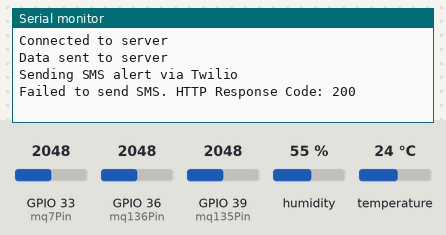
A sketch run on a simulated ESP32. Parts: the last lines printed to the serial monitor. Inputs (shaded band) come from the test bench; at power-on: humidity 55 %, GPIO 33 (mq7Pin) = 2048, GPIO 36 (mq136Pin) = 2048, GPIO 39 (mq135Pin) = 2048, temperature 24 °C. WiFi joins after 1.5 s; servers stay silent unless stated; uploads are accepted with an empty reply.

Above: at 3.2 s.
3.3 s: humidity set to 22 %
At 5.1 s:
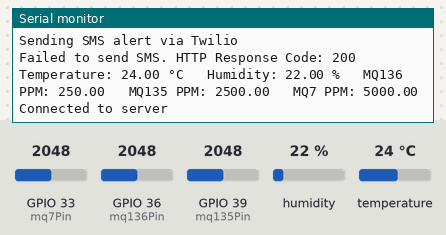
6.5 s: GPIO 33 (mq7Pin) set to 2866
At 7.04 s:
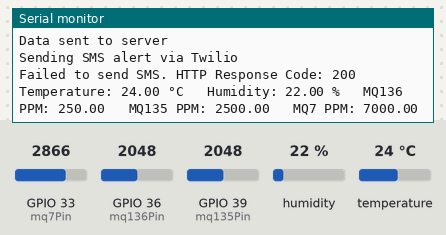
9.7 s: GPIO 36 (mq136Pin) set to 2866
At 10.17 s:
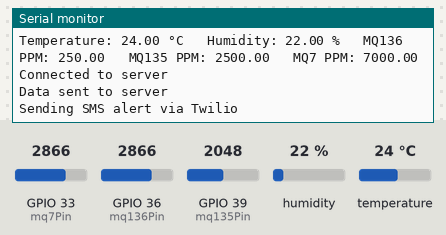
12.9 s: GPIO 39 (mq135Pin) set to 2866
At 14.8 s:
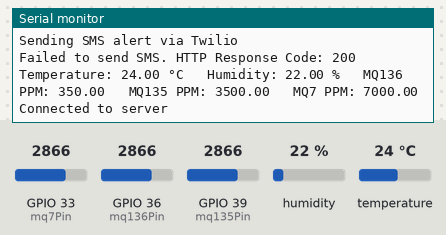
16.1 s: temperature set to 12 °C
At 17.2 s:
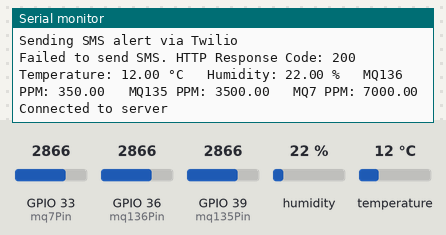
19.3 s: GPIO 33 (mq7Pin) set to 3972
At 22.1 s:
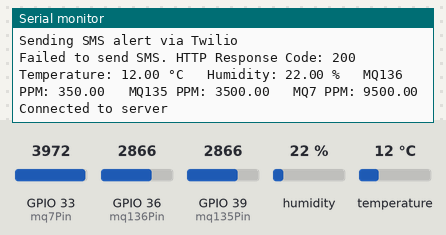

Measured:
- after the input at 3.3 s, the serial monitor: prints a new line after 1.2 s (image 1)
- after the input at 6.5 s, the serial monitor: prints a new line after 0.38 s (image 2)
- after the input at 12.9 s, the serial monitor: prints a new line after 1.3 s (image 4)
- after the input at 16.1 s, the serial monitor: prints a new line after 0.49 s (image 5)
- after the input at 19.3 s, the serial monitor: prints a new line after 2.1 s (image 6)

The sketch:

smart_industrial_belt.ino
```cpp
#include <DHT.h>
#include <WiFi.h>
#include <HTTPClient.h>

// Define the type of DHT sensor (DHT11)
#define DHTPIN 14           // Digital pin connected to the DHT sensor
#define DHTTYPE DHT11      // DHT sensor type

DHT dht(DHTPIN, DHTTYPE);

const int mq136Pin = A0; // Analog pin connected to the AOUT pin of MQ136
const int mq135Pin = A3; // Analog pin connected to the AOUT pin of MQ135
const int mq7Pin = A5;   // Analog pin connected to the AOUT pin of MQ7

// Replace with your Wi-Fi credentials
const char* ssid = "your_SSID";
const char* password = "your_PASSWORD";

// Twilio credentials
const char* account_sid = "ACba60831134cf224eef3954bdb6953fe7";
const char* auth_token = "31800f87de7bd7b336145c4d930da1d1";
const char* twilio_phone_number = "+12565883401";
const char* recipient_phone_number = "+918438596165";

// Replace with your XAMPP server IP and port
const char* server_ip = "your_server_ip";
const int server_port = 80;

WiFiClient client;

void setup() {
  Serial.begin(115200);
  dht.begin();
  pinMode(26, OUTPUT); // Initialize the DHT sensor
  connectToWiFi();
}

void loop() {
  // Read sensor data
  float temperature = dht.readTemperature();
  float humidity = dht.readHumidity();
  int mq136Value = analogRead(mq136Pin);
  float mq136Voltage = mq136Value * (5.0 / 1023.0);
  float mq136PPM = map(mq136Voltage, 0.1, 4.0, 0, 100);
  int mq135Value = analogRead(mq135Pin);
  float mq135Voltage = mq135Value * (5.0 / 1023.0);
  float mq135PPM = map(mq135Voltage, 0.1, 4.0, 0, 1000);
  int mq7Value = analogRead(mq7Pin);
  float mq7Voltage = mq7Value * (5.0 / 1023.0);
  float mq7PPM = map(mq7Voltage, 0.2, 4.0, 0, 2000);

  // Display values on Serial Monitor
  Serial.print("Temperature: ");
  Serial.print(temperature);
  Serial.print(" °C\t Humidity: ");
  Serial.print(humidity);
  Serial.print(" %\t MQ136 PPM: ");
  Serial.print(mq136PPM);
  Serial.print("\t MQ135 PPM: ");
  Serial.print(mq135PPM);
  Serial.print("\t MQ7 PPM: ");
  Serial.println(mq7PPM);

  // Send data to the server
  sendSensorData(temperature, humidity, mq136PPM, mq135PPM, mq7PPM);

  // Check for conditions and act accordingly
  if ((temperature > 38.0) || (humidity > 75.0) || (mq136PPM > 30.0) || (mq135PPM > 30.0) || (mq7PPM > 30.0)) {
    digitalWrite(26, HIGH);  // Turn on LED

    // Send SMS alert using Twilio
    sendTwilioSMS(temperature, humidity, mq136PPM, mq135PPM, mq7PPM);

    delay(500);  // Blink for 0.5 seconds
    digitalWrite(26, LOW);
  }

  delay(1000); // Wait for a second
}

void connectToWiFi() {
  Serial.println("Connecting to Wi-Fi");
  WiFi.begin(ssid, password);
  while (WiFi.status() != WL_CONNECTED) {
    delay(1000);
    Serial.print(".");
  }
  Serial.println();
  Serial.println("Connected to Wi-Fi");
}

void sendSensorData(float temperature, float humidity, float mq136PPM, float mq135PPM, float mq7PPM) {
  if (client.connect(server_ip, server_port)) {
    Serial.println("Connected to server");

    // Send HTTP POST request to the PHP script with sensor data
    String data = "temperature=" + String(temperature) +
                  "&humidity=" + String(humidity) +
                  "&mq136PPM=" + String(mq136PPM) +
                  "&mq135PPM=" + String(mq135PPM) +
                  "&mq7PPM=" + String(mq7PPM);

    client.println("POST /store_sensor_data.php HTTP/1.1");
    client.println("Host: your_server_ip");
    client.println("Content-Type: application/x-www-form-urlencoded");
    client.print("Content-Length: ");
    client.println(data.length());
    client.println();
    client.println(data);
    client.println();

    delay(500);

    Serial.println("Data sent to server");
    client.stop();
  } else {
    Serial.println("Unable to connect to server");
  }
}

void sendTwilioSMS(float temperature, float humidity, float mq136PPM, float mq135PPM, float mq7PPM) {
  Serial.println("Sending SMS alert via Twilio");

  String message = "Alert: Sensor data exceeded threshold values!\n";
  message += "Temperature: " + String(temperature) + "°C\n";
  message += "Humidity: " + String(humidity) + "%\n";
  message += "MQ136 PPM: " + String(mq136PPM) + "\n";
  message += "MQ135 PPM: " + String(mq135PPM) + "\n";
  message += "MQ7 PPM: " + String(mq7PPM);

  HTTPClient http;
  http.begin("https://api.twilio.com/2010-04-01/Accounts/" + String(account_sid) + "/Messages.json");
  http.setAuthorization(String(account_sid) + ":" + String(auth_token));
  http.addHeader("Content-Type", "application/x-www-form-urlencoded");

  String postData = "To=" + String(recipient_phone_number) +
                    "&From=" + String(twilio_phone_number) +
                    "&Body=" + message;

  int httpResponseCode = http.POST(postData);

  if (httpResponseCode == 201) {
    Serial.println("SMS sent successfully!");
  } else {
    Serial.println("Failed to send SMS. HTTP Response Code: " + String(httpResponseCode));
  }

 http.end();
}
```
